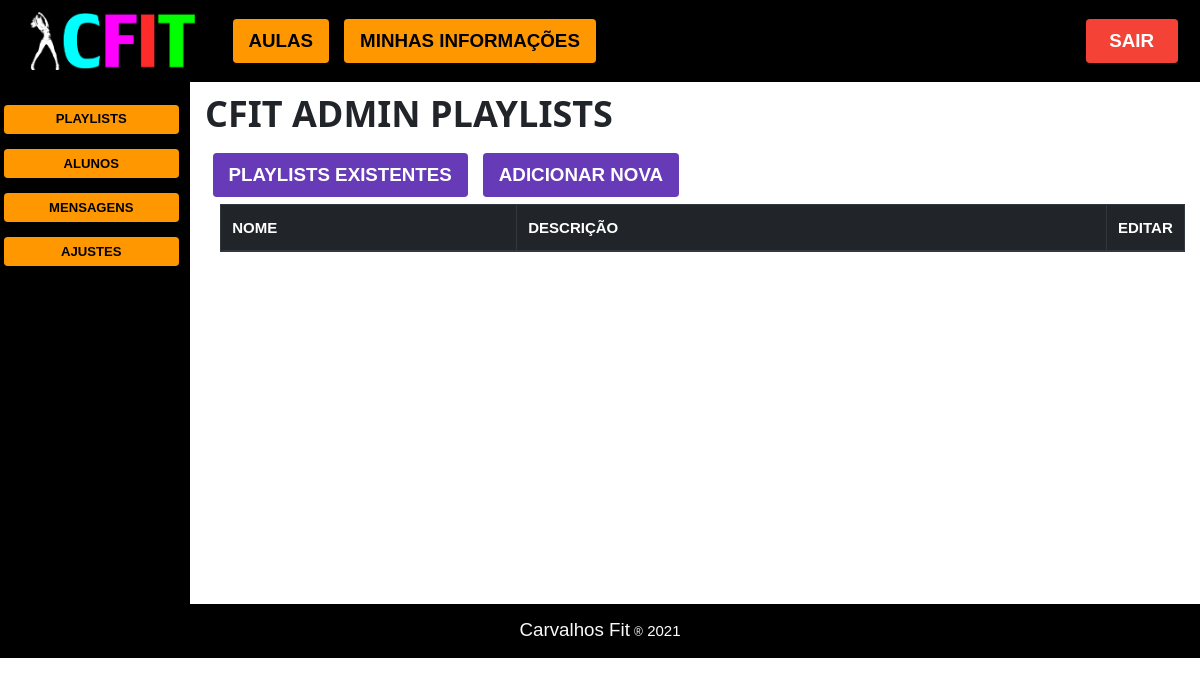
The app's page /cfit_admin/cfit_admin_playlists (signed in), older data.
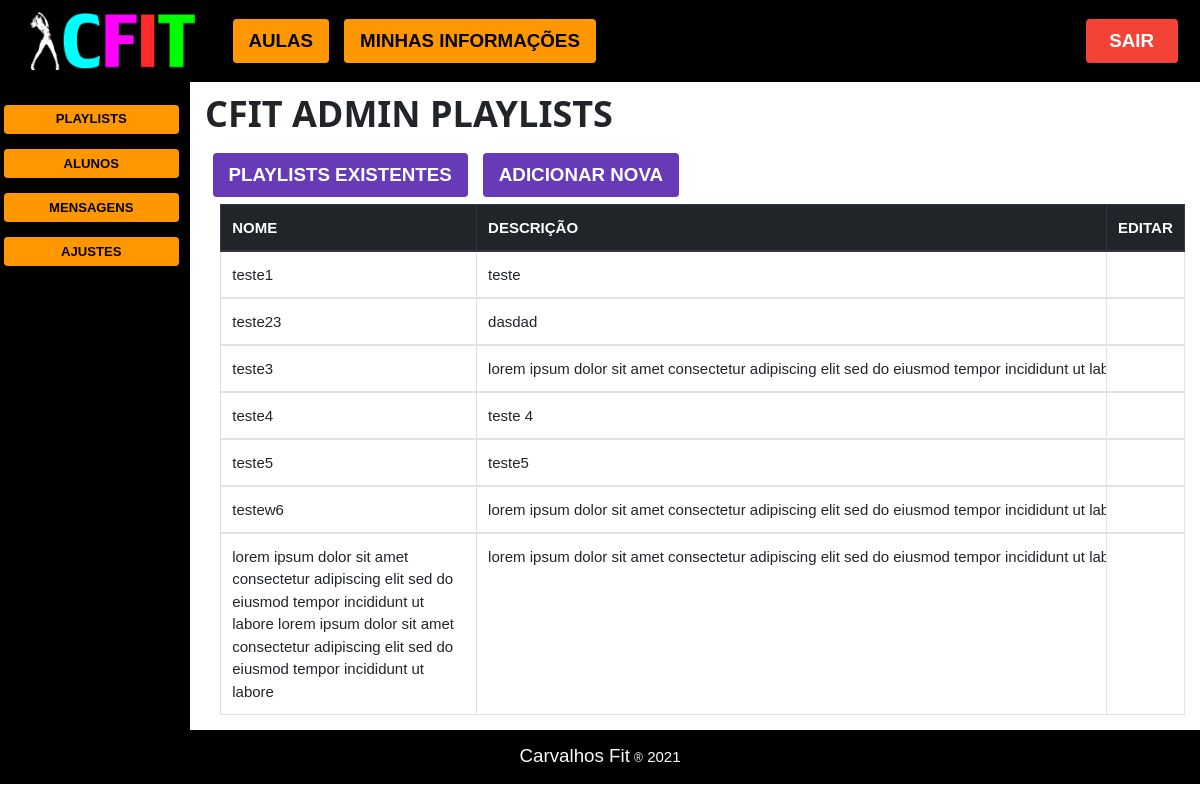
The same page, newer data.
### cfit/models.py (models this page shows)
class Playlist(models.Model):
    nome = models.CharField('nome', max_length=255, unique=True)
    descricao = models.CharField('descricao', max_length=255, null=True, default='')
    imagem = models.CharField('imagem', max_length=255, null=True, default='')

### cfit/views/cfit_admin.py (the view)
# urls.py: path('cfit_admin/cfit_admin_playlists', cfit_admin_playlists, name="cfit_admin_playlists"),
@adm_required
def cfit_admin_playlists(request):
    playlists = list(Playlist.objects.all().values())
    return render(request, 'cfit_admin/cfit_admin_playlists.html', {"playlists": playlists})

### cfit/sessionTester.py (called while the page is built)
def adm_required(func):
    f = func
    @functools.wraps(func)
    def wrapper_login_required(*args, **kwargs):
        try:
            if(args[0].session["nivel_de_acesso"] == 2):
                pass
            else:
                raise Exception
        except:
            return redirect("/home")
        else:
            return f(*args, **kwargs)
    return wrapper_login_required

### cfit/templates/cfit_admin/cfit_admin_playlists.html (shortened to what this page needs)
{% extends 'cfit_admin/cfit_admin.html' %} {% block 'painels_admin' %} {% load static%}
<div class="row">
    <div class="container">
        <h1><b>CFIT ADMIN PLAYLISTS</b></h1>
    </div>
    <div class="container">
        <wsi_button class="w3-button w3-deep-purple mx-2 my-2" id="button_playlists_existentes">PLAYLISTS EXISTENTES
        </wsi_button>
        <wsi_button class="w3-button w3-deep-purple mx-2 my-2" id="button_adicionar_nova">ADICIONAR NOVA</wsi_button>
    </div>
</div>
<div class="container">
    <div id="painel_listagem_playlists">
        <div class="container-flex" style="min-height:400px;">
            <table class="table table-hover table-bordered">
                <thead class="thead-dark">
                    <tr>
                        <th class="col-4">NOME</th>
                        <th class="col-8">DESCRIÇÃO</th>
                        <th>EDITAR</th>
                    </tr>
                </thead>
                {% for playlist in playlists %}
                <tbody>
                    <tr>
                        <td class="col-4"> {{playlist.nome}}
                        </td>
                        <td class="col-8 text-nowrap" style=" max-width: 600px; overflow:hidden;">{{playlist.descricao}}
                        </td>
                        <td>
                        </td>
                    </tr>
                </tbody>
                {% endfor %}
            </table>
        </div>
    </div>
</div>
{% endblock%}

Row changes from the older to the newer data that the page shows:
added Playlist: nome "teste1", descricao "teste"
added Playlist: nome "teste23", descricao "dasdad"
added Playlist: nome "teste3", descricao "lorem ipsum dolor sit amet consectetur adipiscing elit sed do eiusmod tempor incididunt ut…"
added Playlist: nome "teste4", descricao "teste 4"
added Playlist: nome "teste5", descricao "teste5"
added Playlist: nome "testew6", descricao "lorem ipsum dolor sit amet consectetur adipiscing elit sed do eiusmod tempor incididunt ut…"
added Playlist: nome "lorem ipsum dolor sit amet consectetur adipiscing elit sed do eiusmod tempor incididunt ut labore lorem ipsum dolor sit amet consectetur adipiscing elit sed do eiusmod tempor incididunt ut labore", descricao "lorem ipsum dolor sit amet consectetur adipiscing elit sed do eiusmod tempor incididunt ut…"
